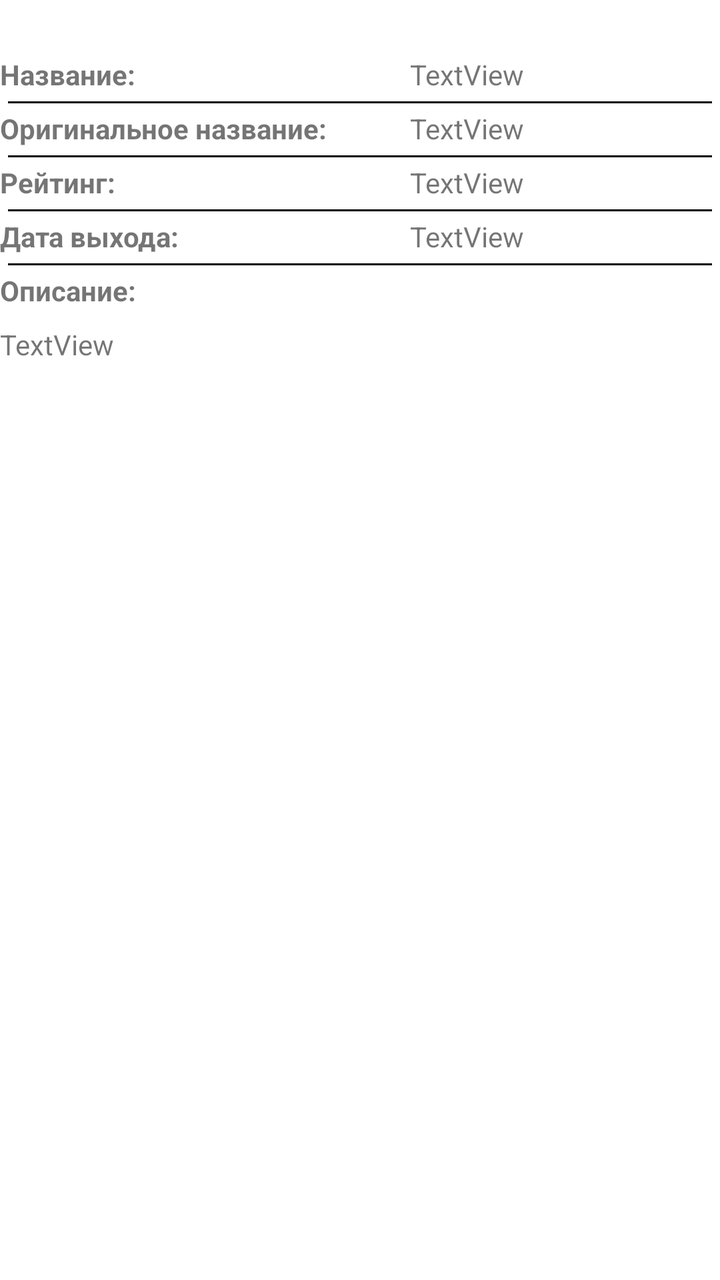
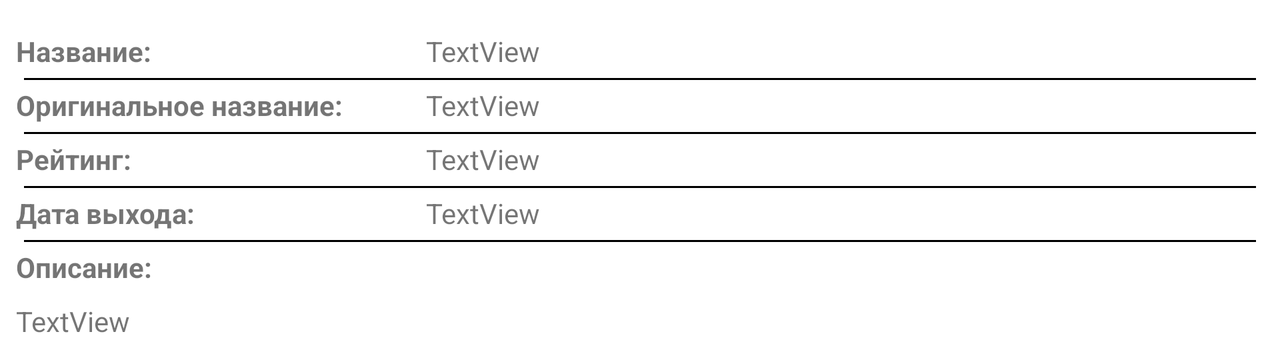

One screen, two layout resources from the same app: the default and the repository's alternative for another configuration. Each is rendered where Android would select it; the XML of both is given below.
<!-- AndroidManifest.xml: application theme Theme.MyMovies -->
<!-- res/layout/activity_detail.xml -->
<?xml version="1.0" encoding="utf-8"?>
<ScrollView xmlns:android="http://schemas.android.com/apk/res/android"
    xmlns:app="http://schemas.android.com/apk/res-auto"
    xmlns:tools="http://schemas.android.com/tools"
    android:id="@+id/scrollViewInfo"
    android:layout_width="match_parent"
    android:layout_height="match_parent"
    tools:context=".DetailActivity">

    <androidx.constraintlayout.widget.ConstraintLayout
        android:layout_width="match_parent"
        android:layout_height="wrap_content">
        <ImageView
            android:id="@+id/imageViewBigPoster"
            android:layout_width="0dp"
            android:layout_height="wrap_content"
            android:adjustViewBounds="true"
            app:layout_constraintEnd_toEndOf="parent"
            app:layout_constraintStart_toStartOf="parent"
            app:layout_constraintTop_toTopOf="parent"
            tools:srcCompat="@tools:sample/avatars" />

        <ImageView
            android:id="@+id/imageViewAddToFavorite"
            android:layout_width="@dimen/favorite_width"
            android:layout_height="@dimen/favorite_height"
            android:layout_marginBottom="-20dp"
            android:onClick="onClickChangeFavorite"
            app:layout_constraintBottom_toBottomOf="@+id/imageViewBigPoster"
            app:layout_constraintEnd_toEndOf="parent"
            app:srcCompat="@drawable/favorite_off" />

        <TextView
            android:id="@+id/textViewBuy"
            android:layout_width="wrap_content"
            android:layout_height="wrap_content"
            android:onClick="onClickChangeFavorite"
            android:text="Buy"
            android:textSize="20dp"
            android:shadowColor="#000000"
            android:shadowDx="1.5"
            android:shadowDy="1.3"
            android:shadowRadius="1.6"
            android:textAllCaps="true"
            android:textColor="@android:color/white"
            android:layout_margin="8dp"
            app:layout_constraintBottom_toBottomOf="@+id/imageViewBigPoster"
            app:layout_constraintStart_toStartOf="@+id/imageViewBigPoster"
            app:srcCompat="@drawable/favorite_off" />

        <TextView
            android:id="@+id/textViewRent"
            android:layout_width="wrap_content"
            android:layout_height="wrap_content"
            android:onClick="onClickChangeFavorite"
            android:text="Rent"
            android:textSize="20dp"
            android:layout_marginStart="20dp"
            android:layout_marginBottom="8dp"
            android:shadowColor="#000000"
            android:shadowDx="1.5"
            android:shadowDy="1.3"
            android:textColor="@android:color/white"
            android:shadowRadius="1.6"
            android:textAllCaps="true"
            app:layout_constraintBottom_toBottomOf="@+id/imageViewBigPoster"
            app:layout_constraintStart_toEndOf="@+id/textViewBuy"
            app:srcCompat="@drawable/favorite_off" />


        <include
            layout="@layout/movie_info"
            android:layout_width="0dp"
            android:layout_height="wrap_content"
            android:id="@+id/movie_info"
            app:layout_constraintStart_toStartOf="parent"
            app:layout_constraintEnd_toEndOf="parent"
            app:layout_constraintTop_toBottomOf="@+id/imageViewAddToFavorite"/>

</androidx.constraintlayout.widget.ConstraintLayout>
    </ScrollView>
<!-- res/layout/movie_info.xml (included above) -->
<?xml version="1.0" encoding="utf-8"?>
<androidx.constraintlayout.widget.ConstraintLayout xmlns:android="http://schemas.android.com/apk/res/android"
    android:layout_width="match_parent"
    android:layout_height="match_parent"
    xmlns:app="http://schemas.android.com/apk/res-auto">
    <TextView
        android:id="@+id/textViewLabelTitle"
        android:layout_width="wrap_content"
        android:layout_height="wrap_content"
        android:layout_marginTop="8dp"
        android:text="@string/title"
        android:textStyle="bold"
        app:layout_constraintStart_toStartOf="parent"
        app:layout_constraintTop_toTopOf="parent" />

    <View
        android:layout_width="0dp"
        android:layout_height="1dp"
        android:layout_margin="4dp"
        android:background="@color/black"
        app:layout_constraintEnd_toEndOf="parent"
        app:layout_constraintStart_toStartOf="parent"
        app:layout_constraintTop_toBottomOf="@+id/textViewLabelTitle"/>

    <androidx.constraintlayout.widget.Guideline
        android:id="@+id/guidelineCenter"
        android:layout_width="wrap_content"
        android:layout_height="wrap_content"
        android:orientation="vertical"
        app:layout_constraintGuide_begin="205dp" />

    <TextView
        android:id="@+id/textViewTitle"
        android:layout_width="0dp"
        android:layout_height="wrap_content"
        android:layout_marginTop="8dp"
        android:text="TextView"
        app:layout_constraintEnd_toEndOf="parent"
        app:layout_constraintStart_toStartOf="@+id/guidelineCenter"
        app:layout_constraintTop_toTopOf="parent" />

    <TextView
        android:id="@+id/textViewLabelOriginalTitle"
        android:layout_width="wrap_content"
        android:layout_height="wrap_content"
        android:layout_marginTop="8dp"
        android:textStyle="bold"
        android:text="@string/original_title"
        app:layout_constraintStart_toStartOf="parent"
        app:layout_constraintTop_toBottomOf="@+id/textViewTitle" />
    <View
        android:layout_width="0dp"
        android:layout_height="1dp"
        android:layout_margin="4dp"
        android:background="@color/black"
        app:layout_constraintEnd_toEndOf="parent"
        app:layout_constraintStart_toStartOf="parent"
        app:layout_constraintTop_toBottomOf="@+id/textViewLabelOriginalTitle"/>

    <TextView
        android:id="@+id/textViewOriginalTitle"
        android:layout_width="0dp"
        android:layout_height="wrap_content"
        android:layout_marginTop="8dp"
        android:text="TextView"
        app:layout_constraintEnd_toEndOf="parent"
        app:layout_constraintStart_toStartOf="@+id/guidelineCenter"
        app:layout_constraintTop_toBottomOf="@+id/textViewTitle" />

    <TextView
        android:id="@+id/textViewLabelRating"
        android:layout_width="wrap_content"
        android:layout_height="wrap_content"
        android:layout_marginTop="8dp"
        android:text="@string/rating"
        android:textStyle="bold"
        app:layout_constraintStart_toStartOf="parent"
        app:layout_constraintTop_toBottomOf="@+id/textViewOriginalTitle" />

    <View
        android:layout_width="0dp"
        android:layout_height="1dp"
        android:layout_margin="4dp"
        android:background="@color/black"
        app:layout_constraintEnd_toEndOf="parent"
        app:layout_constraintStart_toStartOf="parent"
        app:layout_constraintTop_toBottomOf="@+id/textViewLabelRating"/>

    <TextView
        android:id="@+id/textViewRating"
        android:layout_width="0dp"
        android:layout_height="wrap_content"
        android:layout_marginTop="8dp"
        android:text="TextView"
        app:layout_constraintEnd_toEndOf="parent"
        app:layout_constraintStart_toStartOf="@+id/guidelineCenter"
        app:layout_constraintTop_toBottomOf="@+id/textViewOriginalTitle" />

    <TextView
        android:id="@+id/textViewLabelReleaseDate"
        android:layout_width="wrap_content"
        android:layout_height="wrap_content"
        android:layout_marginTop="8dp"
        android:text="@string/release_date"
        android:textStyle="bold"
        app:layout_constraintStart_toStartOf="parent"
        app:layout_constraintTop_toBottomOf="@+id/textViewRating" />

    <View
        android:layout_width="0dp"
        android:layout_height="1dp"
        android:layout_margin="4dp"
        android:background="@color/black"
        app:layout_constraintEnd_toEndOf="parent"
        app:layout_constraintStart_toStartOf="parent"
        app:layout_constraintTop_toBottomOf="@+id/textViewLabelReleaseDate"/>

    <TextView
        android:id="@+id/textViewReleaseDate"
        android:layout_width="0dp"
        android:layout_height="wrap_content"
        android:layout_marginTop="8dp"

        android:text="TextView"
        app:layout_constraintEnd_toEndOf="parent"
        app:layout_constraintStart_toStartOf="@+id/guidelineCenter"
        app:layout_constraintTop_toBottomOf="@+id/textViewRating" />

    <TextView
        android:id="@+id/textViewLabelDescription"
        android:layout_width="wrap_content"
        android:layout_height="wrap_content"
        android:layout_marginTop="8dp"
        android:text="@string/description"
        android:textStyle="bold"
        app:layout_constraintStart_toStartOf="parent"
        app:layout_constraintTop_toBottomOf="@+id/textViewReleaseDate" />

    <TextView
        android:id="@+id/textViewDescription"
        android:layout_width="0dp"
        android:layout_height="wrap_content"
        android:layout_marginTop="8dp"
        android:text="TextView"
        app:layout_constraintStart_toStartOf="parent"
        app:layout_constraintTop_toBottomOf="@+id/textViewLabelDescription" />

    <androidx.recyclerview.widget.RecyclerView
        android:id="@+id/recyclerViewTrailer"
        android:nestedScrollingEnabled="false"
        android:layout_width="0dp"
        android:layout_height="wrap_content"
        app:layout_constraintStart_toStartOf="parent"
        app:layout_constraintEnd_toEndOf="parent"
        app:layout_constraintTop_toBottomOf="@id/textViewDescription"/>

    <androidx.recyclerview.widget.RecyclerView
        android:id="@+id/recyclerViewReviews"
        android:layout_width="0dp"
        android:nestedScrollingEnabled="false"
        android:layout_height="wrap_content"
        app:layout_constraintStart_toStartOf="parent"
        app:layout_constraintEnd_toEndOf="parent"
        app:layout_constraintTop_toBottomOf="@id/recyclerViewTrailer"/>

</androidx.constraintlayout.widget.ConstraintLayout>
<!-- resources referenced by this layout -->
<resources>
  <dimen name="favorite_height">60dp</dimen>
  <dimen name="favorite_width">60dp</dimen>
  <string name="description">Описание:</string>
  <string name="original_title">Оригинальное название:</string>
  <string name="rating">Рейтинг:</string>
  <string name="release_date">Дата выхода:</string>
  <string name="title">Название:</string>
  <style name="Theme.MyMovies" parent="Theme.MaterialComponents.DayNight.DarkActionBar">
          
          <item name="colorPrimary">@color/black</item>
          <item name="colorPrimaryVariant">@color/black</item>
          <item name="colorOnPrimary">@color/white</item>
          
          <item name="colorSecondary">@color/white</item>
          <item name="colorSecondaryVariant">@color/black</item>
          <item name="colorOnSecondary">@color/black</item>
          
          <item name="android:statusBarColor" tools:targetApi="l">?attr/colorPrimaryVariant</item>
          
      </style>
</resources>
<!-- res/layout-land/activity_detail.xml (the repository's variant of the layout above) -->
<!-- drawn on the phone turned sideways -->
<?xml version="1.0" encoding="utf-8"?>
    <androidx.constraintlayout.widget.ConstraintLayout
        android:layout_width="match_parent"
        android:layout_height="wrap_content"
        xmlns:android="http://schemas.android.com/apk/res/android"
        xmlns:app="http://schemas.android.com/apk/res-auto"
        xmlns:tools="http://schemas.android.com/tools"
        tools:context=".DetailActivity">
        <ImageView
            android:id="@+id/imageViewBigPoster"
            android:layout_width="wrap_content"
            android:layout_height="0dp"
            android:adjustViewBounds="true"
            app:layout_constraintStart_toStartOf="parent"
            app:layout_constraintTop_toTopOf="parent"
            app:layout_constraintBottom_toBottomOf="parent"
            tools:srcCompat="@tools:sample/avatars" />

        <ImageView
            android:id="@+id/imageViewAddToFavorite"
            android:layout_width="@dimen/favorite_width"
            android:layout_height="@dimen/favorite_height"
            android:layout_marginBottom="-20dp"
            android:layout_marginTop="16dp"
            android:onClick="onClickChangeFavorite"
            app:layout_constraintTop_toTopOf="@+id/imageViewBigPoster"
            app:layout_constraintEnd_toEndOf="@+id/imageViewBigPoster"
            app:srcCompat="@drawable/favorite_off" />

    <ScrollView
        android:id="@+id/scrollViewInfo"
        android:layout_width="0dp"
        android:layout_margin="8dp"
        android:layout_height="wrap_content"
        app:layout_constraintEnd_toEndOf="parent"
        app:layout_constraintStart_toEndOf="@+id/imageViewBigPoster"
        app:layout_constraintTop_toTopOf="parent"
        app:layout_constraintBottom_toBottomOf="parent">
    <include
        layout="@layout/movie_info"
        android:layout_width="match_parent"
        android:layout_height="wrap_content"
        android:id="@+id/movie_info"/>

        </ScrollView>


</androidx.constraintlayout.widget.ConstraintLayout>
